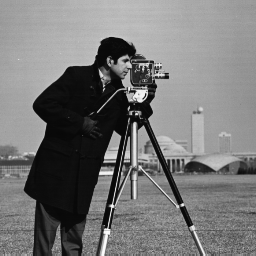
#> input picture LAB-1/images/cameraman.png, 256 x 256 px
$ jupyter execute lab1.ipynb
#> lines starting #> are read from the running program, lines starting #| are printed output that depends on the picture; after the words box and inside, x2 and y2 are one past the last pixel; in counts of white or black regions, pixels touching at a corner belong together
## TASK 1

[cell 1]
import os
import cv2
import numpy as np
from PIL import Image
import matplotlib.pyplot as plt
import matplotlib.cm as cm

# Create directory if it does not exist
os.makedirs('images', exist_ok=True)

# Define paths (replace filenames with your own if needed)
path_img1 = os.path.join('images', 'cameraman.png')
path_img2 = os.path.join('images', 'cruyff.png')

# Fallback: create sample test patterns if images are missing
if not os.path.exists(path_img1):
    print("Notice: 'cameraman.tif' not found. Creating a synthetic image...")
    sample1 = (np.indices((256, 256))[0] ^ np.indices((256, 256))[1]).astype(np.uint8)
    cv2.imwrite(path_img1, sample1)

if not os.path.exists(path_img2):
    print("Notice: 'lena_gray_256.tif' not found. Creating a synthetic image...")
    sample2 = (np.indices((256, 256))[0] * 0.5 + np.indices((256, 256))[1] * 0.5).astype(np.uint8)
    Image.fromarray(sample2).save(path_img2)

print("Setup completed. All dependencies and files are ready.")

---

## TASK 2

### a

[cell 2]
# Task #2: a. Loading/reading an image using OpenCV
img = cv2.imread(path_img1)
#> img is the input picture: shape (256, 256, 3); min 7, max 253, mean 118.7

# OpenCV loads color as BGR; convert if multi-channel, else render as grayscale
if len(img.shape) == 3 and img.shape[2] == 3:
    img_display = cv2.cvtColor(img, cv2.COLOR_BGR2RGB)
    color_map = None
else:
    img_display = img
    color_map = 'gray'

plt.figure(figsize=(4, 4))
plt.imshow(img_display, cmap=color_map)
plt.title("Loaded with OpenCV")
plt.axis('off')
plt.show()

### b

[cell 3]
# Task #2: b. Loading/reading image using PIL
img2 = Image.open(path_img2)
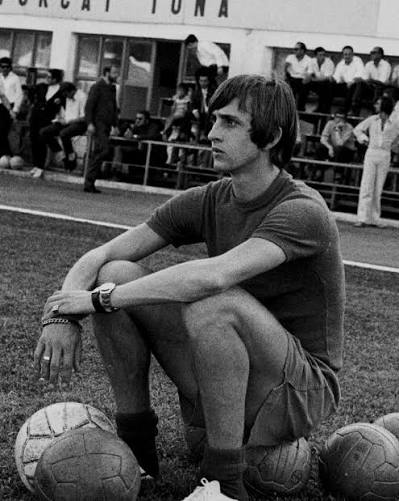
#> input picture LAB-1/images/cruyff.png, 399 x 501 px
#> img2 is the input picture: PIL image 399x501 RGB; min 0, max 236, mean 83.4

plt.figure(figsize=(4, 4))
plt.imshow(img2, cmap=cm.Greys_r)
plt.title("Loaded with PIL")
plt.axis('off')
plt.show()

---

## TASK 3

[cell 4]
# Task #3: Image Storing
# a. Saving image to disk using OpenCV
cv2.imwrite('new_image.jpg', img)

# b. Saving an image to disk using PIL
img2.save('new_image2.jpg')

print("Files saved successfully: 'new_image.jpg' and 'new_image2.jpg'")

---

## TASK 4

[cell 5]
# Task #4: Display image as an Array
print("--- OpenCV Image Array Data ---")
print("Dimensions (Shape):", img.shape)
#| Dimensions (Shape): (256, 256, 3)
print("Array Matrix:\n", img)
#> (printed output is left out)

# Convert PIL Image object to a NumPy array
img_array = np.array(img2)

print("\n--- PIL Image converted to NumPy Array ---")
print("Dimensions (Shape):", img_array.shape)
#| Dimensions (Shape): (501, 399, 3)
print("Array Matrix:\n", img_array)
#> (printed output is left out)

---

## Assessment - Array Operations with NumPy

[cell 6]
# Assessment: Operations on the array using NumPy
print("Array Data Type:", img_array.dtype)
#| Array Data Type: uint8
print("Minimum Pixel Value:", img_array.min())
#| Minimum Pixel Value: 0
print("Maximum Pixel Value:", img_array.max())
#| Maximum Pixel Value: 236
print("Mean Intensity Value:", f"{img_array.mean():.2f}")
#| Mean Intensity Value: 83.36

# 1. Negative / Invert Transformation
inverted_img = 255 - img_array
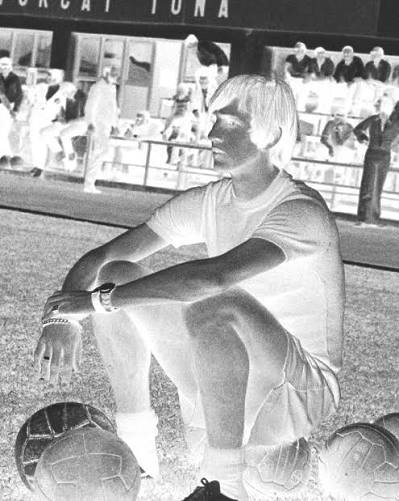
#> inverted_img: shape (501, 399, 3); min 19, max 255, mean 171.6

# 2. Slicing / Center Crop
h, w = img_array.shape[:2]
#> h = 501; w = 399
cropped_img = img_array[h//4 : 3*h//4, w//4 : 3*w//4]
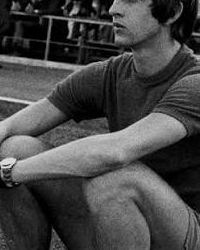
#> cropped_img: shape (250, 200, 3); min 0, max 236, mean 70.8

# 3. Binary Thresholding (> 128)
binary_img = np.where(img_array > 128, 255, 0).astype(np.uint8)
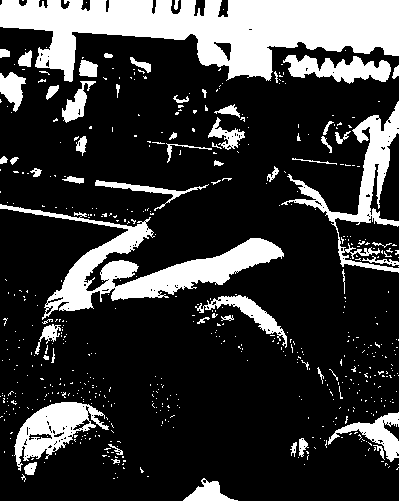
#> binary_img: shape (501, 399, 3); 22.3% white; 576 white regions (520 under 20 px), largest, box (x1, y1, x2, y2) and area: (0, 0, 399, 82) 18736, (0, 204, 284, 320) 7771, (281, 101, 399, 273) 3861

# Visualization
fig, axes = plt.subplots(1, 4, figsize=(14, 4))

axes[0].imshow(img_array, cmap='gray')
axes[0].set_title("Original")

axes[1].imshow(inverted_img, cmap='gray')
axes[1].set_title("Inverted (Negative)")

axes[2].imshow(cropped_img, cmap='gray')
axes[2].set_title("Cropped")

axes[3].imshow(binary_img, cmap='gray')
axes[3].set_title("Thresholded (>128)")

for ax in axes:
    ax.axis('off')

plt.tight_layout()
plt.show()
